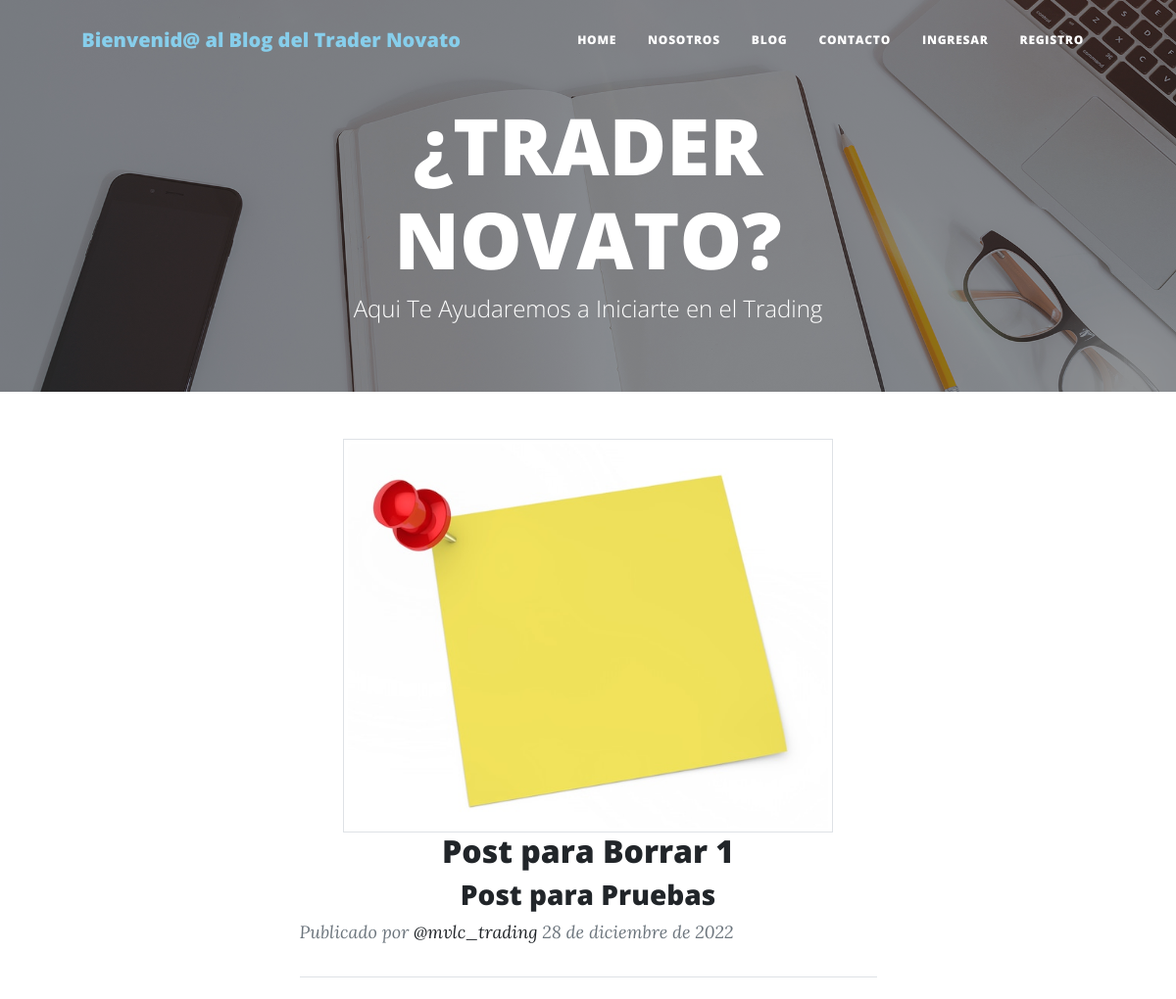
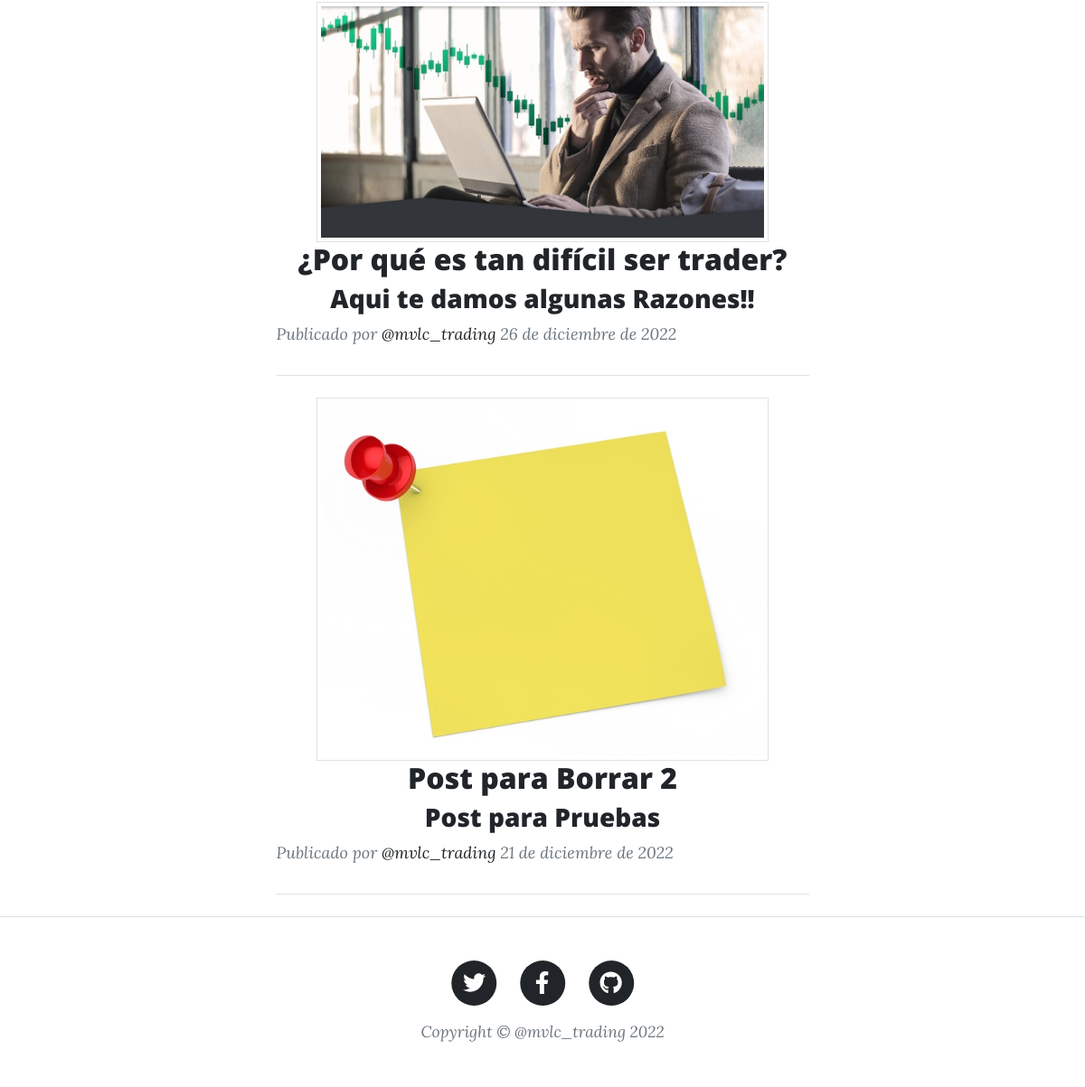
Before: /mvlcblog/ with the older database file (2 pictures, top to bottom).
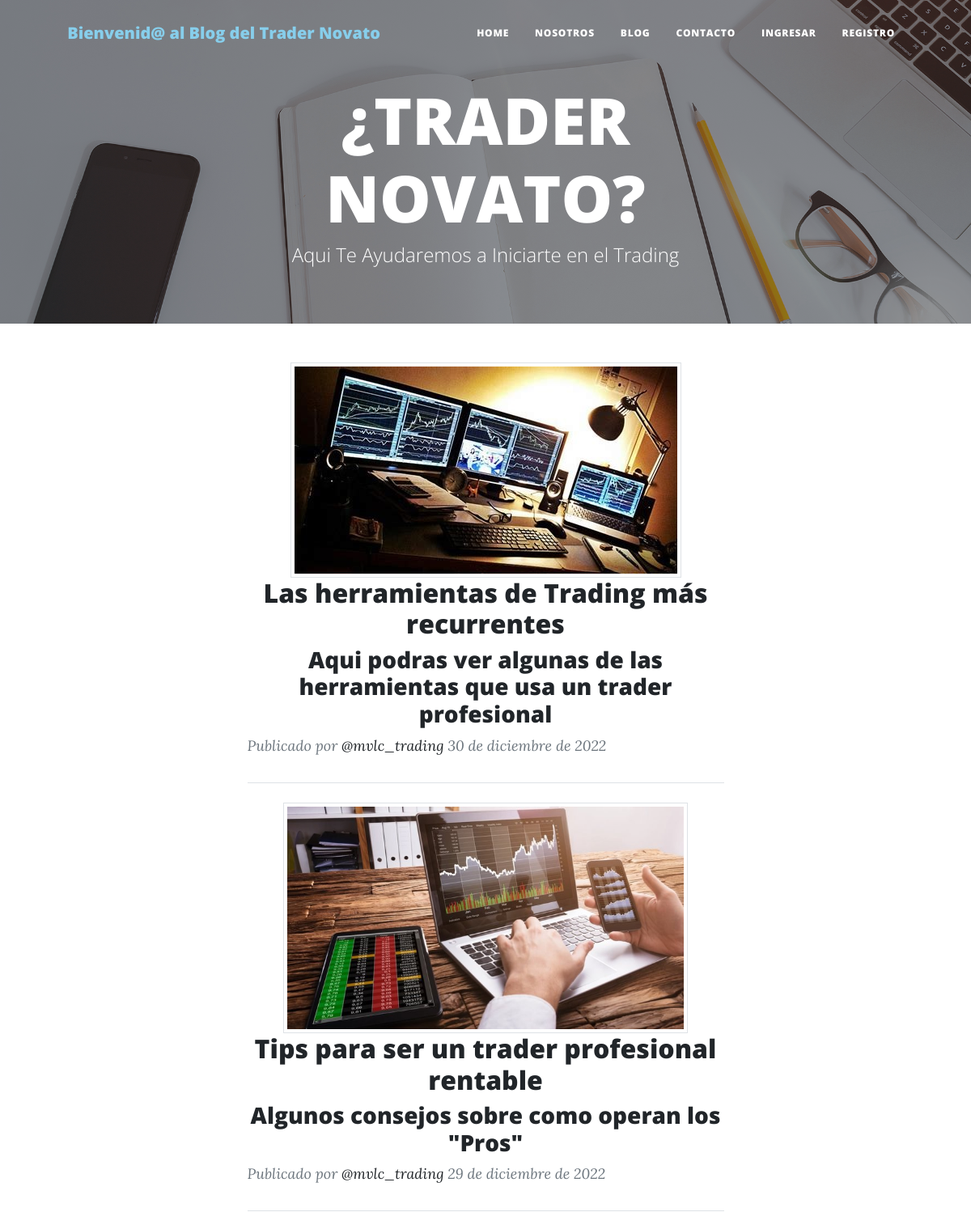
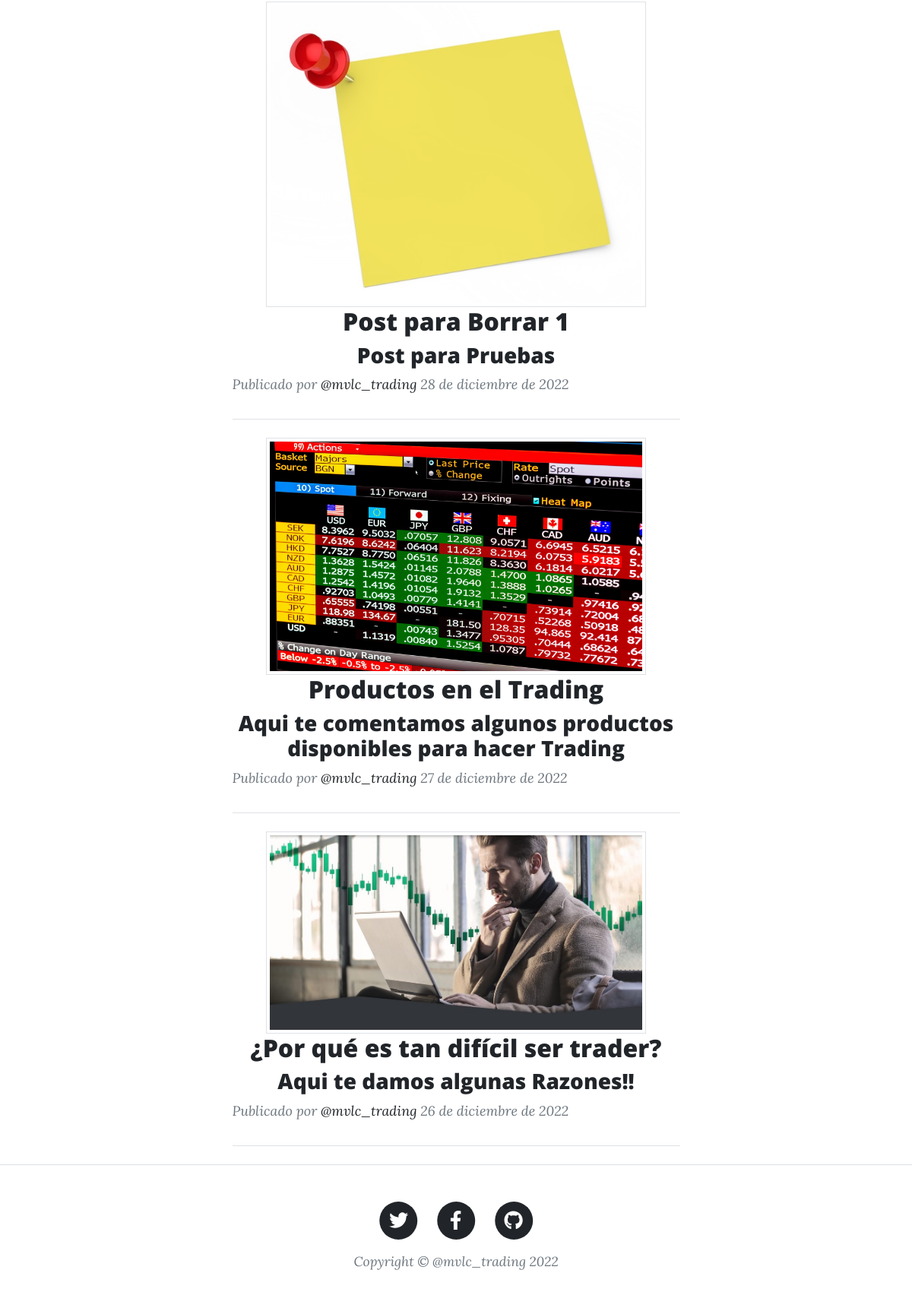
After: the same page with the newer database file (2 pictures, top to bottom).
### mvlcblog/models.py (models this page shows)
class Post(models.Model):
    titulo = models.CharField(max_length=100)
    sub_titulo = models.CharField(max_length=100)
    texto = models.TextField(max_length=4000)
    publicado_el = models.DateField()
    imagen = models.ImageField(upload_to='posts', null=True, blank=True)

### mvlcblog/views.py (the view)
# urls.py: path("mvlcblog/", inicio, name="mvlcblog-inicio"),
def inicio(request):
    posts = Post.objects.order_by('-publicado_el').all()
    return render(request,"mvlcblog/inicio.html",{'posts': posts})

### mvlcblog/templates/mvlcblog/inicio.html
{% extends "mvlcblog/base.html" %}
{% load static %}
{% block contenido %}
<div class="container px-4 px-lg-5">
{% if posts %}
<div class="row gx-4 gx-lg-5 justify-content-center">
    <div class="col-md-10 col-lg-8 col-xl-7">
        <div class="post-preview">
            {% for post in posts|slice:":5" %}
            <div class="post-preview">
                {% if post.imagen %}
                    <a href="{% url 'mvlcblog-detalle' post.id %}"><img class="img-thumbnail mx-auto d-block"
                        src="{{post.imagen.url}}" alt="{{post.titulo}}" style="max-width:500px;max-height:500px"/></a>
                {% else %}
                    <a href="{% url 'mvlcblog-detalle' post.id %}"><img class="img-thumbnail mx-auto d-block"
                        src="{% static 'media/posts/default_image.jpg' %}" alt="{{post.titulo}}" style="max-width:350px;max-height:350px" /></a>
                {% endif %}
                <h2 class="post-title text-center"><a href="{% url 'mvlcblog-detalle' post.id %}">{{post.titulo}}</a></h2>
                <h3 class="post-subtitle text-center">{{post.sub_titulo}}</h3>
                <p class="post-meta">
                    Publicado por
                    <a href="#!">@mvlc_trading</a>
                    {{post.publicado_el}}
                </p>
            </div>
                    <hr class="my-4" />
                {% endfor %}
            </div>
        </div>
    </div>
{% endif %}
</div>
{% endblock %}

Changed rows visible on the page:
no longer on this page (row unchanged): Post: imagen (placeholder picture), titulo "Post para Borrar 2", sub_titulo "Post para Pruebas", publicado_el "21 de diciembre de 2022"
added Post: imagen (picture), titulo "Las herramientas de Trading más recurrentes", sub_titulo "Aqui podras ver algunas de las herramientas que usa un trader profesional", publicado_el "30 de diciembre de 2022"
added Post: imagen (picture), titulo "Tips para ser un trader profesional rentable", sub_titulo "Algunos consejos sobre como operan los \"Pros\"", publicado_el "29 de diciembre de 2022"
added Post: imagen (picture), titulo "Productos en el Trading", sub_titulo "Aqui te comentamos algunos productos disponibles para hacer Trading", publicado_el "27 de diciembre de 2022"
